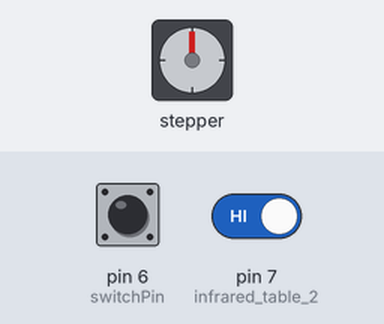
Bench run of a sketch on a simulated Arduino Uno, built with avr-gcc and run on an emulated ATmega328P. Parts: stepper motor. Wiring (inferred from the names in the program): stepper motor driver (200 steps per turn assumed): step pin 2; direction pin 4. The inputs (shaded band) are chosen by the test bench; at power-on: pin 6 (switchPin) HIGH, pin 7 (infrared_table_2) HIGH.

Above: at 1.2 s.
1.3 s: pin 6 (switchPin) pulled LOW for 3.2 s
At 2.6 s:
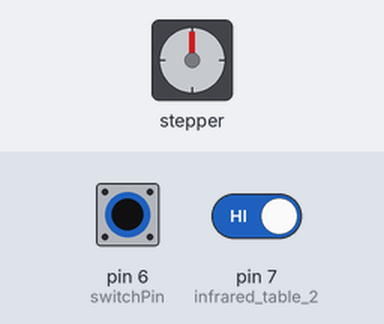
6.0 s: pin 6 (switchPin) pulled LOW for 0.15 s
At 7.4 s:
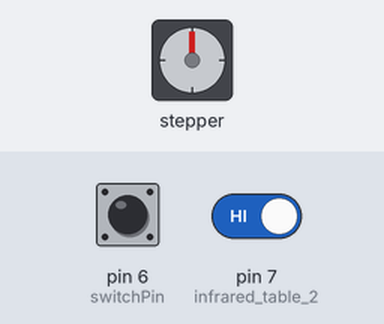
8.3 s: pin 6 (switchPin) driven LOW
At 9.7 s:
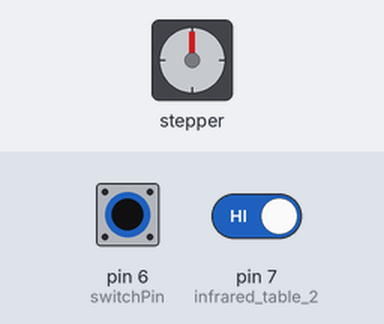
11.3 s: pin 6 (switchPin) driven HIGH
At 12.3 s:
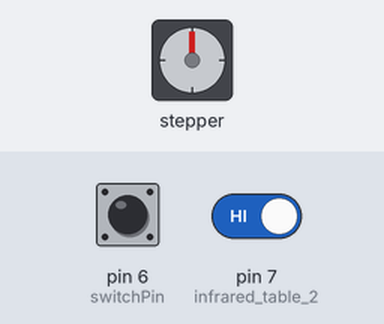
13.0 s: pin 6 (switchPin) driven LOW
At 15.8 s:
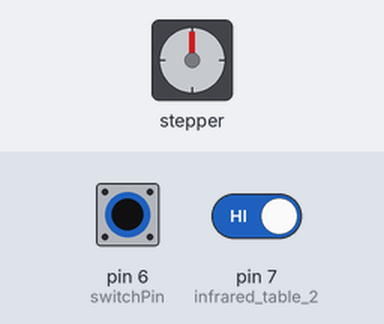
16.0 s: pin 7 (infrared_table_2) driven LOW
At 17.1 s:
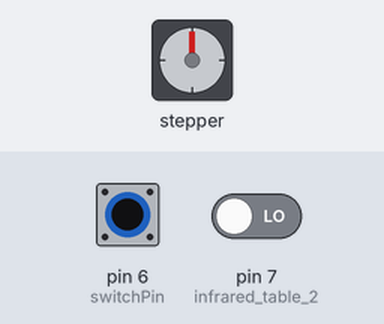
Timing chart, 0 to 18.7 s (numbered marks = the images above; inputs shaded):
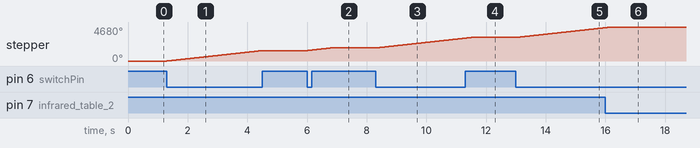

Measured:
- after the input at 1.3 s, stepper: turns 1440° clockwise in 3.2 s, starting at once
- after the input at 6.0 s, stepper: turns 360° clockwise in 0.80 s, starting at once
- after the input at 8.3 s, stepper: keeps turning clockwise at about 450°/s, starting at once
- after the input at 11.3 s, stepper: goes on until 11.5 s, then stays 3240°
- after the input at 13.0 s, stepper: keeps turning clockwise at about 450°/s, starting at once
- after the input at 16.0 s, stepper: goes on until 16.2 s, then stays 4680°

The sketch:

tableCode.ino
```cpp
#define dirPin 4
#define stepPin 2
#define stepsPerRevolution 200
//#define infrared_table_1 7
#define infrared_table_2 7
#define switchPin 6
//Pin connected to the switch
bool switchState = HIGH;

bool motorActivated = false;  // Variable to track if motor is activated

void setup() {
  // Declare pins as output:
  pinMode(stepPin, OUTPUT);
  pinMode(dirPin, OUTPUT);
  //pinMode(infrared_table_1, INPUT);
  pinMode(infrared_table_2, INPUT);
   // Set the switch pin as an input
  pinMode(switchPin, INPUT);
  // Enable the internal pull-up resistor for the switch pin
  digitalWrite(switchPin, HIGH);

}

void loop() {
  // Set the spinning direction clockwise:
  int infrared_2 = digitalRead(infrared_table_2);
  //int infrared_1 = digitalRead(infrared_table_1);
  // Read the state of the switch

   switchState = digitalRead(switchPin);

  // If the switch is pressed, turn on the device
  if (switchState == LOW) {
    digitalWrite(dirPin, HIGH);

    // Spin the stepper motor 200 steps:
    for (int i = 0; i < stepsPerRevolution; i++) {
      if (infrared_2 == LOW) {
        // Stop motor rotation
        break;
      }
      digitalWrite(stepPin, HIGH);
      delayMicroseconds(2000);
      digitalWrite(stepPin, LOW);
      delayMicroseconds(2000);
    }
  }
    if (switchState == HIGH) {
    digitalWrite(stepPin, LOW);
    }
}
```
